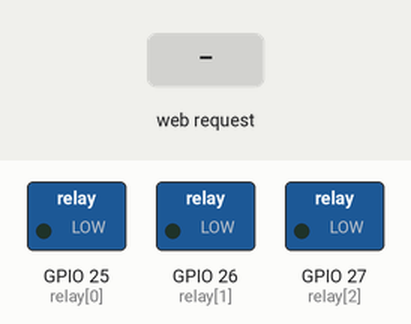
This program was run on a simulated ESP32. Shown: switched loads named in the program (green lamp = pin HIGH). The inputs (shaded band) are chosen by the test bench. WiFi joins after 1.5 s; servers stay silent unless stated; what the program prints to the serial monitor is not drawn.

Above: at 2.7 s.
2.8 s: HTTP request GET /0 received
At 3.7 s:
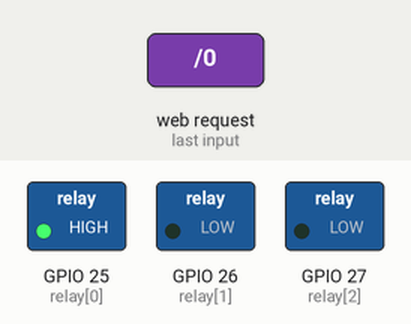
4.5 s: HTTP request GET /1 received
At 5.0 s:
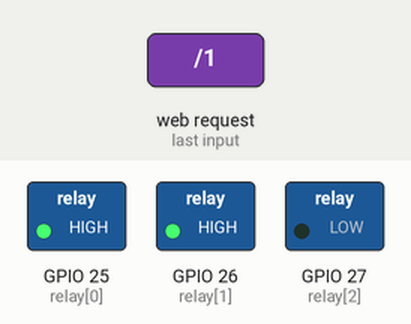
6.0 s: HTTP request GET /2 received
At 7.2 s:
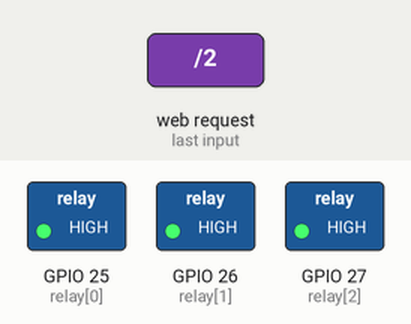
7.5 s: HTTP request GET /0 received
At 8.7 s:
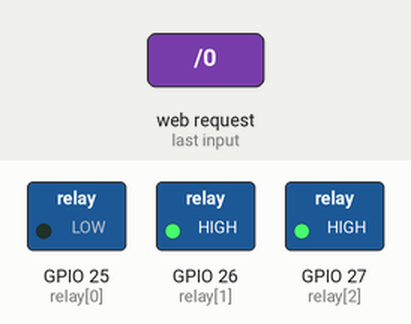
9.0 s: HTTP request GET /1 received
At 10.0 s:
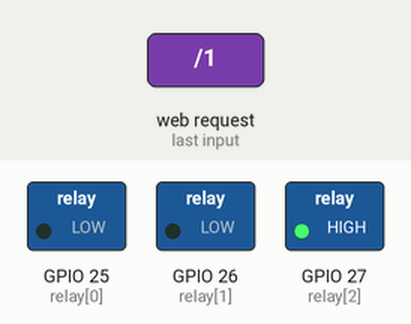
Timing chart, 0 to 11.5 s (numbered marks = the images above; inputs shaded):
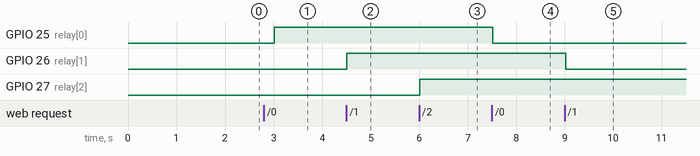

The program:

main.cpp
```cpp
#include <Arduino.h>
#include <WiFi.h>

// WiFiServer server(80);

const char* ssid = "Ecosat";
const char* password = "ECOSAT2021";

WiFiServer server(80);
WiFiClient client;

unsigned long lastConnectionTime = 0;               // last time you connected to the server, in milliseconds

const unsigned long postingInterval = 10L * 1000L;  // delay between updates, in milliseconds


String header; // Variable para guardar el HTTP request

// String estadoSalida = "off";

const int relay[3] = {25, 26, 27}; // gpio
bool stateRelay[3] = {false, false, false};

char NAcounts = 0;
bool brnlaststateonline = false;

//------------------------CODIGO HTML------------------------------
String pagina = "<!DOCTYPE html>"
"<html>"
"<head>"
"<meta charset='utf-8' />"
"<title> ESP32 GPIO web</title>"
"</head>"
"<body>"
"<center>"
"<h1>control web GPIO ESP32</h1>"
"<p><a href='/0'><button style='height:50px;width:100px'>1</button></a></p>"
"<p><a href='/1'><button style='height:50px;width:100px'>2</button></a></p>"
"<p><a href='/2'><button style='height:50px;width:100px'>3</button></a></p>"
"</center>"
"</body>"
"</html>";
//---------------------------SETUP--------------------------------

void WiFiConnection(){

  // Conexión WIFI

  WiFi.begin(ssid, password);
  while (WiFi.status() != WL_CONNECTED && NAcounts < 50)
  {
    delay(500);
    Serial.print(".");
    NAcounts ++;
  }
  if (WiFi.status() != WL_CONNECTED)
  {
    Serial.println("reseteando");
    ESP.restart();
  }
  else
  {
    Serial.println("WiFi conectado");
    Serial.print("Conectado a: ");
    Serial.println(WiFi.SSID());
    Serial.print("IP address: ");
    Serial.println(WiFi.localIP());
    Serial.println("MAC address;\t");
    Serial.println(WiFi.macAddress());
    server.begin();
  }

}
void setup(){
  Serial.begin(115200);
  WiFiConnection();
  pinMode(relay[0], OUTPUT);
  pinMode(relay[1], OUTPUT);
  pinMode(relay[2], OUTPUT);
  digitalWrite(relay[0], LOW);
  digitalWrite(relay[1], LOW);
  digitalWrite(relay[2], LOW);
}

void httpRequest(){
  WiFiClient client = server.available();   // Escucha a los clientes entrantes

  if (client) {                             // Si se conecta un nuevo cliente
    Serial.println("New Client.");          //
    String currentLine = "";                //
    while (client.connected()) {            // loop mientras el cliente está conectado
      if (client.available()) {             // si hay bytes para leer desde el cliente
        char c = client.read();             // lee un byte
        Serial.write(c);                    // imprime ese byte en el monitor serial
        header += c;
        if (c == '\n') {                    // si el byte es un caracter de salto de linea
          // si la nueva linea está en blanco significa que es el fin del
          // HTTP request del cliente, entonces respondemos:

          if (currentLine.length() == 0) {
            client.println("HTTP/1.1 200 OK");
            client.println("Content-type:text/html");
            client.println("Connection: close");
            client.println();

            // enciende y apaga el GPIO
            // 0 0 0
            if (header.indexOf("GET /0") >= 0 ) {
              if(stateRelay[0] == false){
                digitalWrite(relay[0], HIGH);
              }else
              {
                digitalWrite(relay[0], LOW);
              }
                stateRelay[0] = !stateRelay[0];
            }
            if (header.indexOf("GET /1") >= 0 ) {
              if(stateRelay[1] == false){
                digitalWrite(relay[1], HIGH);
              }else
              {
                digitalWrite(relay[1], LOW);
              }
                stateRelay[1] = !stateRelay[1];
            }
            if (header.indexOf("GET /2") >= 0 ) {
              if(stateRelay[2] == false){
                digitalWrite(relay[2], HIGH);
              }else
              {
                digitalWrite(relay[2], LOW);
              }
                stateRelay[2] = !stateRelay[2];
            }
            // Muestra la página web
            client.println(pagina);

            // la respuesta HTTP temina con una linea en blanco
            client.println();
            break;
          } else { // si tenemos una nueva linea limpiamos currentLine
            currentLine = "";
          }
        } else if (c != '\r') {  // si C es distinto al caracter de retorno de carro
          currentLine += c;      // lo agrega al final de currentLine
        }

      }
    }
    // Limpiamos la variable header
    header = "";
    // Cerramos la conexión

    client.stop();
    Serial.println("Client disconnected.");
    Serial.println("");

  }

}

void loop(){

  httpRequest();
  delay(250);
}
```

Measured:
- after the input at 2.8 s, GPIO 25 (relay[0]): LOW → HIGH after 0.21 s
- after the input at 4.5 s, GPIO 26 (relay[1]): LOW → HIGH at once
- after the input at 6.0 s, GPIO 27 (relay[2]): LOW → HIGH at once
- after the input at 7.5 s, GPIO 25 (relay[0]): HIGH → LOW at once
- after the input at 9.0 s, GPIO 26 (relay[1]): HIGH → LOW at once
